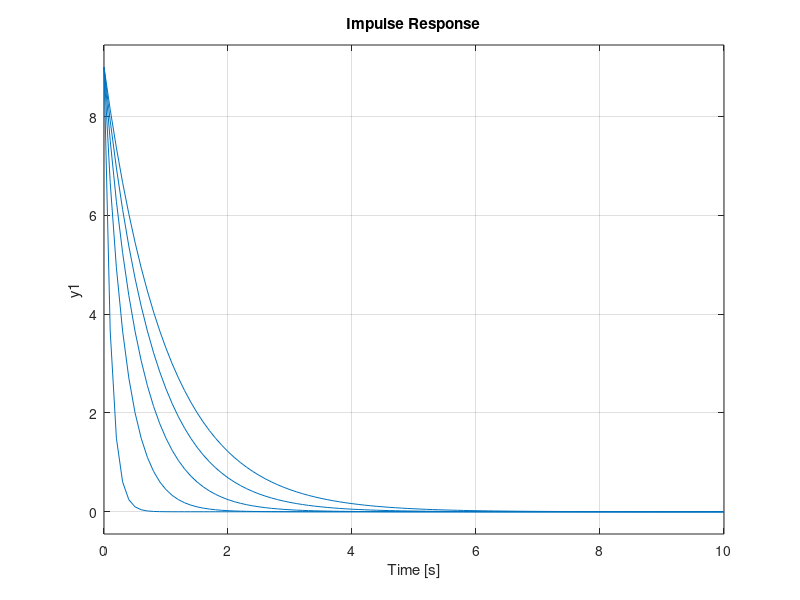
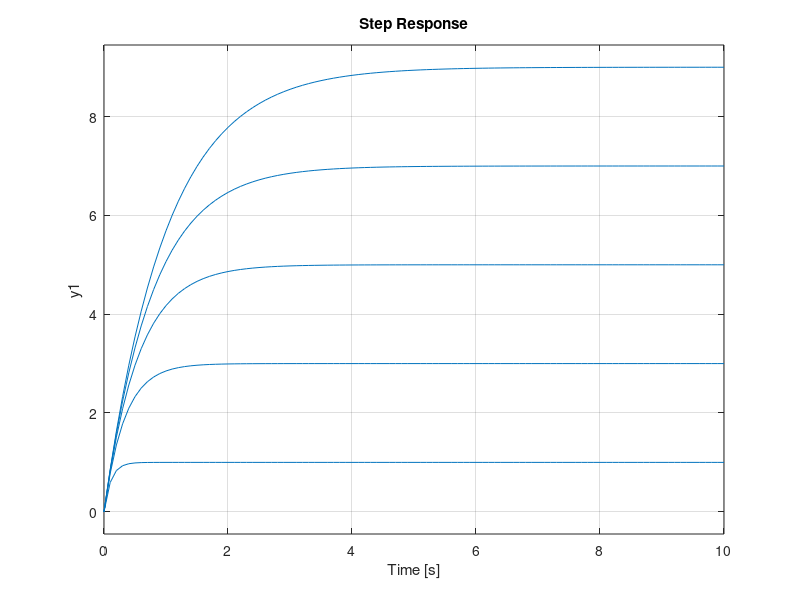
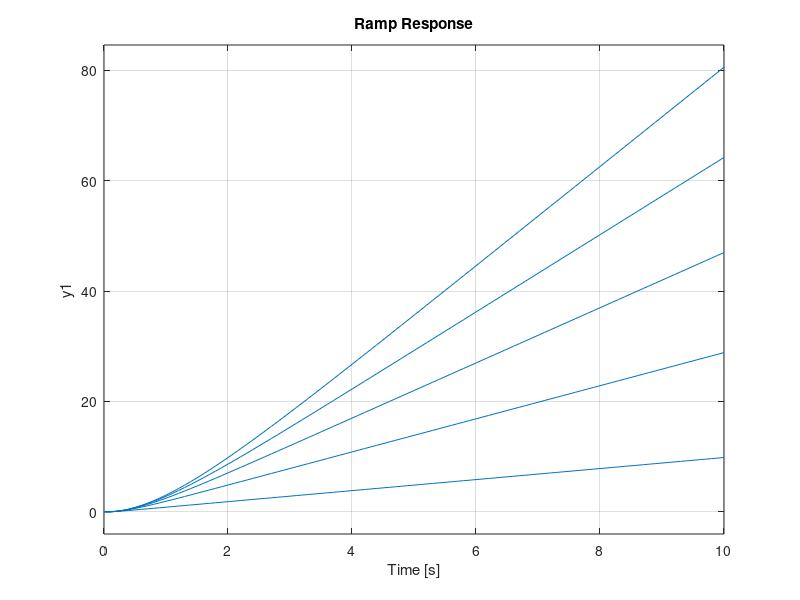

Source code (MATLAB) for these figures, in order:
t=0:0.1:10;

for T=1:2:10;
  sync = tf ([9],[ 1 9/T]);
  figure 1;
  hold on;
  grid on;
  impulse(sync,t);
  figure 2;
  hold on;
  grid on;
  step(sync,t);
  figure 3;
  hold on;
  grid on;
  ramp(sync,t);
  end;